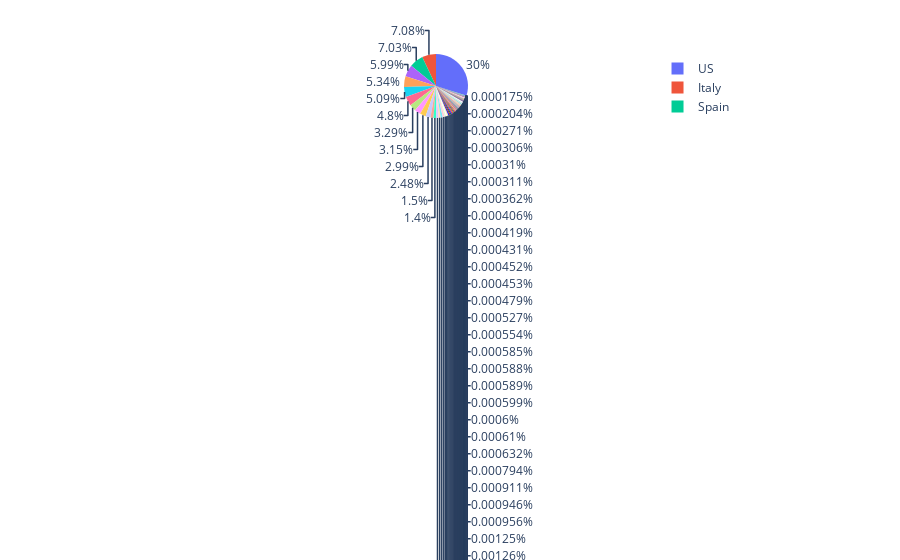

The notebook cell saved with this chart:
### Code cell
#country vs Confirmed Cases

fig = px.pie(df, values='ConfirmedCases', names='Country_Region')

fig.show()

### Figure 1 — Plotly figure (JSON) as saved in the notebook; plotly's stock layout.template omitted (floating-point values rounded to 4 significant figures; data arrays with more than 128 entries replaced by an {"elided": "..."} marker saying what was removed)
{"data": [{"domain": {"x": [0, 1], "y": [0, 1]}, "hovertemplate": "Country_Region=%{label}<br>ConfirmedCases=%{value}<extra></extra>", "labels": {"elided": "35995 str values"}, "legendgroup": "", "name": "", "showlegend": true, "type": "pie", "values": {"elided": "35995 int values"}}], "layout": {"legend": {"tracegroupgap": 0}, "margin": {"t": 60}}}
